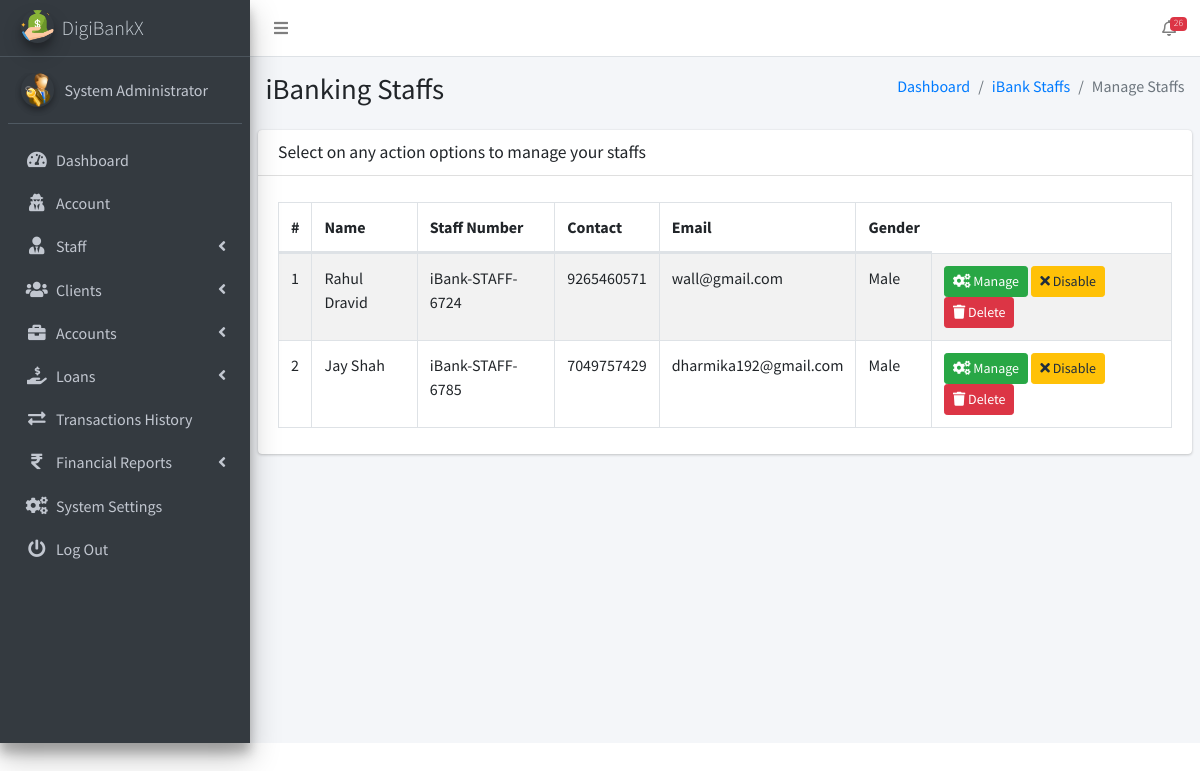
/admin/pages_manage_staff.php (signed in), run on the app's committed database.
### tables this page shows
CREATE TABLE `ib_systemsettings` (
  `id` int(20) NOT NULL,
  `sys_name` longtext NOT NULL,
  `sys_tagline` longtext NOT NULL,
  `sys_logo` varchar(200) NOT NULL,
  `is_active` tinyint(1) NOT NULL DEFAULT 1
);

CREATE TABLE `ib_admin` (
  `admin_id` int(11) NOT NULL,
  `name` varchar(200) NOT NULL,
  `email` varchar(200) NOT NULL,
  `number` varchar(200) NOT NULL,
  `password` varchar(200) NOT NULL,
  `profile_pic` varchar(200) NOT NULL,
  `is_active` tinyint(1) NOT NULL DEFAULT 1,
  `otp` varchar(6) DEFAULT NULL,
  `otp_expiry` datetime DEFAULT NULL
);

CREATE TABLE `ib_staff` (
  `staff_id` int(20) NOT NULL,
  `name` varchar(200) NOT NULL,
  `staff_number` varchar(200) NOT NULL,
  `phone` varchar(200) NOT NULL,
  `email` varchar(200) NOT NULL,
  `password` varchar(200) NOT NULL,
  `sex` varchar(200) NOT NULL,
  `profile_pic` varchar(200) NOT NULL,
  `is_active` tinyint(1) NOT NULL DEFAULT 1,
  `otp` varchar(6) DEFAULT NULL,
  `otp_expiry` datetime DEFAULT NULL
);

### admin/pages_manage_staff.php (the view, shortened to what this page needs)
<?php
include('conf/config.php');
?>
<!DOCTYPE html>
<html>
<?php include("dist/_partials/head.php"); ?>
<body class="hold-transition sidebar-mini">
    <div class="wrapper">
        <?php include("dist/_partials/nav.php"); ?>
        <?php include("dist/_partials/sidebar.php"); ?>
        <div class="content-wrapper">
            <section class="content-header">
                <div class="container-fluid">
                    <div class="row mb-2">
                        <div class="col-sm-6">
                            <h1>iBanking Staffs</h1>
                        </div>
                        <div class="col-sm-6">
                            <ol class="breadcrumb float-sm-right">
                                <li class="breadcrumb-item"><a href="pages_dashboard.php">Dashboard</a></li>
                                <li class="breadcrumb-item"><a href="pages_manage_staff.php">iBank Staffs</a></li>
                                <li class="breadcrumb-item active">Manage Staffs</li>
                            </ol>
                        </div>
                    </div>
                </div>
            </section>
            <section class="content">
                <div class="row">
                    <div class="col-12">
                        <div class="card">
                            <div class="card-header">
                                <h3 class="card-title">Select on any action options to manage your staffs</h3>
                            </div>
                            <div class="card-body">
                                <table id="example1" class="table table-hover table-bordered table-striped">
                                    <thead>
                                        <tr>
                                            <th>#</th>
                                            <th>Name</th>
                                            <th>Staff Number</th>
                                            <th>Contact</th>
                                            <th>Email</th>
                                            <th>Gender</th>
                                        </tr>
                                    </thead>
                                    <tbody>
    <?php
    $ret = "SELECT * FROM iB_staff ORDER BY RAND()";
    $stmt = $mysqli->prepare($ret);
    $stmt->execute();
    $res = $stmt->get_result();
    $cnt = 1;
    while ($row = $res->fetch_object()) {
    ?>
        <tr>
            <td><?php echo $cnt; ?></td>
            <td><?php echo $row->name; ?></td>
            <td><?php echo $row->staff_number; ?></td>
            <td><?php echo $row->phone; ?></td>
            <td><?php echo $row->email; ?></td>
            <td><?php echo $row->sex; ?></td>
            <td>
                <a class="btn btn-success btn-sm" href="pages_view_staff.php?staff_number=<?php echo $row->staff_number; ?>">
                    <i class="fas fa-cogs"></i> Manage
                </a>
                <a class="btn btn-<?php echo $row->is_active ? 'warning' : 'primary'; ?> btn-sm"
                   href="pages_manage_staff.php?toggleStaff=<?php echo $row->staff_id; ?>&status=<?php echo $row->is_active; ?>">
                    <i class="fas fa-<?php echo $row->is_active ? 'times' : 'check'; ?>"></i>
                    <?php echo $row->is_active ? 'Disable' : 'Enable'; ?>
                </a>
                <a class="btn btn-danger btn-sm" href="pages_manage_staff.php?deleteStaff=<?php echo $row->staff_id; ?>">
                    <i class="fas fa-trash"></i> Delete
                </a>
            </td>
        </tr>
    <?php $cnt++; } ?>
</tbody>
                                </table>
                            </div>
                        </div>
                    </div>
                </div>
            </section>
        </div>
    </div>
</body>
</html>

### admin/dist/_partials/sidebar.php (shortened to what this page needs)
<aside class="main-sidebar sidebar-dark-primary elevation-4">
    <?php
    $admin_id = $_SESSION['admin_id'];
    $query = "SELECT * FROM iB_admin WHERE admin_id = ?";
    $stmt = $mysqli->prepare($query);
    $stmt->bind_param('i', $admin_id);
    $stmt->execute();
    $res = $stmt->get_result();
    while ($row = $res->fetch_object()) {
        $profile_picture = empty($row->profile_pic)
            ? "<img src='dist/img/user_icon.png' class='img-circle elevation-2' alt='User Image'>"
            : "<img src='dist/img/$row->profile_pic' class='img-circle elevation-2' alt='User Image'>";
        $sys_query = "SELECT * FROM iB_SystemSettings";
        $stmt = $mysqli->prepare($sys_query);
        $stmt->execute();
        $sys_res = $stmt->get_result();
        while ($sys = $sys_res->fetch_object()) {
            ?>
            <a href="pages_dashboard.php" class="brand-link text-light">
                <img src="dist/img/<?php echo $sys->sys_logo; ?>" alt="Logo" class="brand-image img-circle elevation-3">
                <span class="brand-text font-weight-light"><?php echo $sys->sys_name; ?></span>
            </a>
            <div class="sidebar">
                <div class="user-panel mt-3 pb-3 mb-3 d-flex">
                    <div class="image"><?php echo $profile_picture; ?></div>
                    <div class="info">
                        <a href="#" class="d-block"><?php echo $row->name; ?></a>
                    </div>
                </div>
                <nav class="mt-2">
                    <ul class="nav nav-pills nav-sidebar flex-column" data-widget="treeview" role="menu">
                        <li class="nav-item">
                            <a href="pages_dashboard.php" class="nav-link">
                                <i class="nav-icon fas fa-tachometer-alt"></i>
                                <p>Dashboard</p>
                            </a>
                        </li>
                        <li class="nav-item">
                            <a href="pages_account.php" class="nav-link">
                                <i class="nav-icon fas fa-user-secret"></i>
                                <p>Account</p>
                            </a>
                        </li>
                        <li class="nav-item has-treeview">
                            <a href="#" class="nav-link">
                                <i class="nav-icon fas fa-user-tie"></i>
                                <p>Staff <i class="fas fa-angle-left right"></i></p>
                            </a>
                        </li>
                        <li class="nav-item has-treeview">
                            <a href="#" class="nav-link">
                                <i class="nav-icon fas fa-users"></i>
                                <p>Clients <i class="fas fa-angle-left right"></i></p>
                            </a>
                        </li>
                        <li class="nav-item has-treeview">
                            <a href="#" class="nav-link">
                                <i class="nav-icon fas fa-briefcase"></i>
                                <p>Accounts <i class="fas fa-angle-left right"></i></p>
                            </a>
                        </li>
                        <li class="nav-item has-treeview">
                            <a href="#" class="nav-link">
                                <i class="nav-icon fas fa-hand-holding-usd"></i>
                                <p>
                                    Loans
                                    <i class="fas fa-angle-left right"></i>
                                </p>
                            </a>
                        </li>
                        <li class="nav-item">
                            <a href="pages_transactions_engine.php" class="nav-link">
                                <i class="nav-icon fas fa-exchange-alt"></i>
                                <p>Transactions History</p>
                            </a>
                        </li>
                        <li class="nav-item has-treeview">
                            <a href="#" class="nav-link">
                                <i class="nav-icon fas fa-rupee-sign"></i>
                                <p>Financial Reports <i class="fas fa-angle-left right"></i></p>
                            </a>
                        </li>
                        <li class="nav-item">
                            <a href="pages_system_settings.php" class="nav-link">
                                <i class="nav-icon fas fa-cogs"></i>
                                <p>System Settings</p>
                            </a>
                        </li>
                        <li class="nav-item">
                            <a href="pages_logout.php" class="nav-link">
                                <i class="nav-icon fas fa-power-off"></i>
                                <p>Log Out</p>
                            </a>
                        </li>
                    </ul>
                </nav>
            </div>
        </aside>
    <?php }
    } ?>

### data on the page
ib_admin: name "System Administrator"
ib_systemsettings: sys_logo (picture), sys_name "DigiBankX", ib_admin.profile_pic (picture)
ib_staff: name "Rahul Dravid", staff_number "iBank-STAFF-6724", phone "9265460571", email "wall@gmail.com", sex "Male", is_active 1 (drawn)
ib_staff: name "Jay Shah", staff_number "iBank-STAFF-6785", phone "7049757429", email "dharmika192@gmail.com", sex "Male", is_active 1 (drawn)

### other printed values
$ntf "26"
